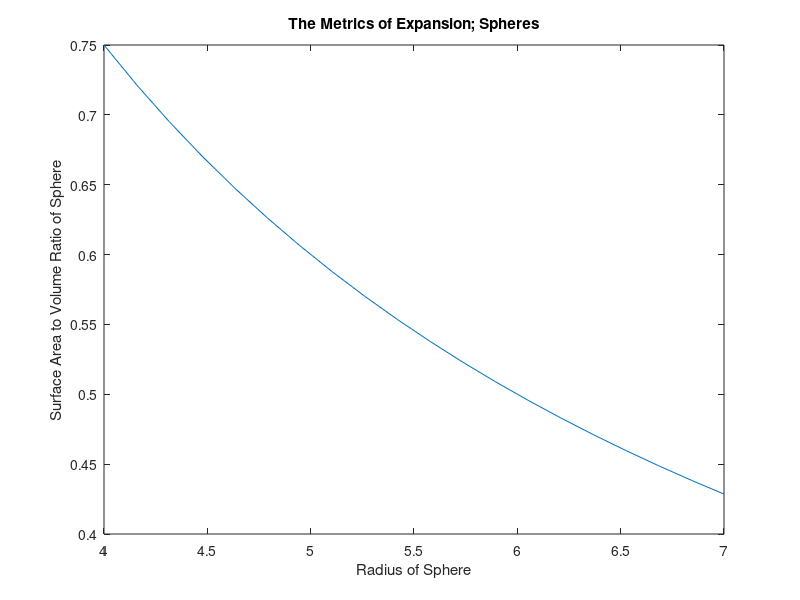

Write the MATLAB code that produced this figure.
%This program loads data from sphere.dat and plots the surface area to
%volume ratio vs the radius of the sphere defined in program VolAreRatio
%load sphere.dat file
load ('sphere.dat');
%define radius vector for x axis
radius= sphere(:,1);
%define svr vector for y axis
svr= sphere(:,4);
%plot and label graph
plot(radius,svr)
title('The Metrics of Expansion; Spheres')
xlabel('Radius of Sphere')
ylabel('Surface Area to Volume Ratio of Sphere')